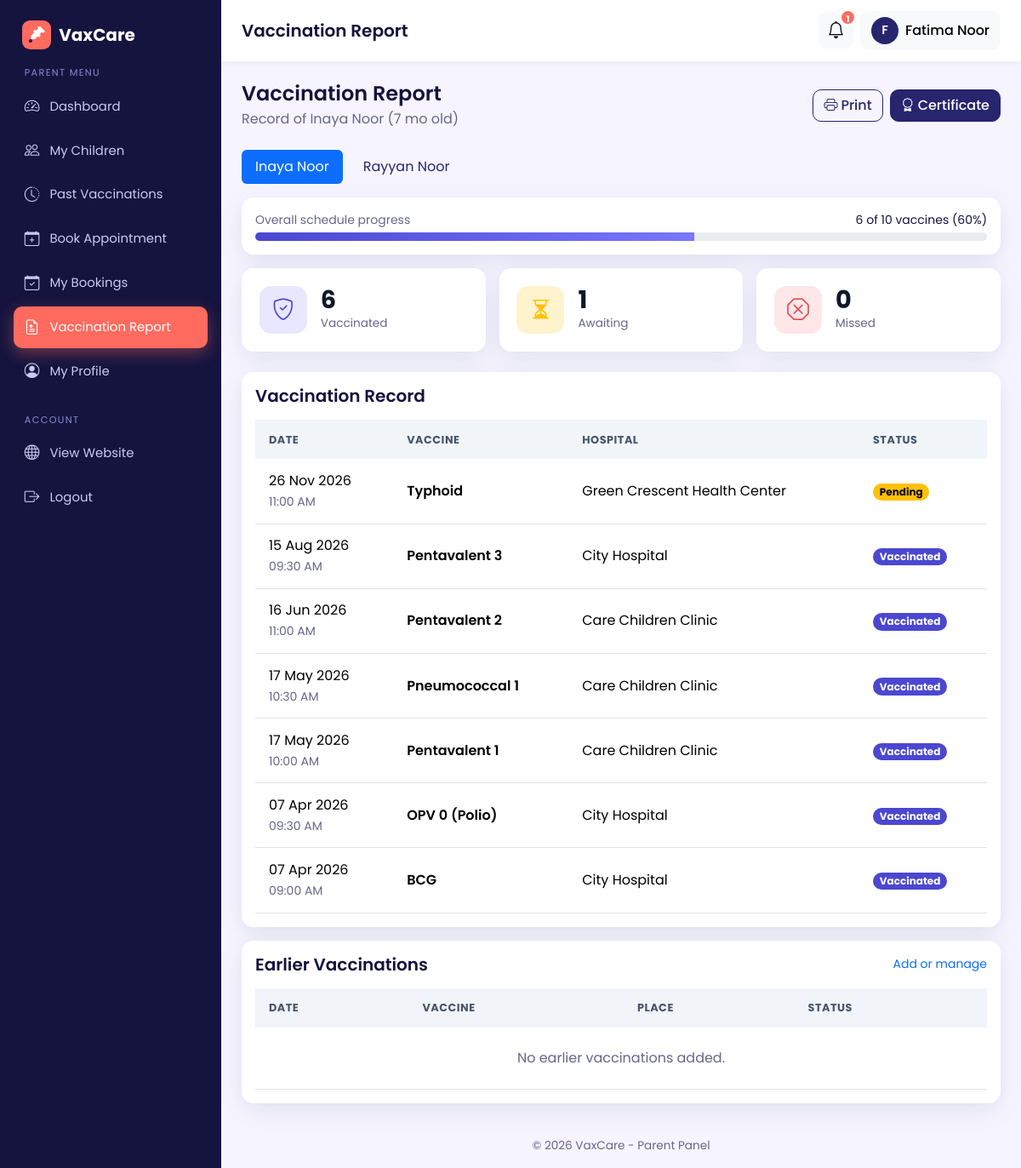
The app's page /parent/reports.php (signed in) with its own data.
### tables this page shows
CREATE TABLE children (
  id INT AUTO_INCREMENT PRIMARY KEY,
  parent_id INT NOT NULL,
  name VARCHAR(100) NOT NULL,
  dob DATE NOT NULL,
  gender ENUM('male','female') NOT NULL,
  blood_group VARCHAR(5),
  FOREIGN KEY (parent_id) REFERENCES users(id) ON DELETE CASCADE
);

CREATE TABLE bookings (
  id INT AUTO_INCREMENT PRIMARY KEY,
  child_id INT NOT NULL,
  parent_id INT NOT NULL,
  hospital_id INT NOT NULL,
  vaccine_id INT NOT NULL,
  appointment_date DATE NOT NULL,
  appointment_time TIME NOT NULL,
  approval_status ENUM('pending','approved','rejected') NOT NULL DEFAULT 'pending',
  vaccination_status ENUM('pending','vaccinated','not_vaccinated') NOT NULL DEFAULT 'pending',
  created_at TIMESTAMP DEFAULT CURRENT_TIMESTAMP,
  FOREIGN KEY (child_id)    REFERENCES children(id)  ON DELETE CASCADE,
  FOREIGN KEY (parent_id)   REFERENCES users(id)     ON DELETE CASCADE,
  FOREIGN KEY (hospital_id) REFERENCES hospitals(id) ON DELETE CASCADE,
  FOREIGN KEY (vaccine_id)  REFERENCES vaccines(id)  ON DELETE CASCADE
);

CREATE TABLE vaccines (
  id INT AUTO_INCREMENT PRIMARY KEY,
  vaccine_name VARCHAR(120) NOT NULL,
  description VARCHAR(255),
  recommended_age VARCHAR(50),               
  recommended_age_days INT NOT NULL DEFAULT 0,
  availability ENUM('available','unavailable') NOT NULL DEFAULT 'available'
);

CREATE TABLE hospitals (
  id INT AUTO_INCREMENT PRIMARY KEY,
  user_id INT NULL,                          
  hospital_name VARCHAR(150) NOT NULL,
  address VARCHAR(255) NOT NULL,
  location VARCHAR(100) NOT NULL,            
  phone VARCHAR(20),
  license_no VARCHAR(60) NULL,                       
  contact_email VARCHAR(120) NULL,                   
  latitude DECIMAL(10,7) NULL,                       
  longitude DECIMAL(10,7) NULL,
  invite_token VARCHAR(64) NULL,                     
  FOREIGN KEY (user_id) REFERENCES users(id) ON DELETE SET NULL,
  UNIQUE KEY uniq_invite (invite_token)
);

### includes/schedule.php (called while the page is built, shortened)
<?php
require_once __DIR__ . '/functions.php';
function days_until($date)
{
    $today = new DateTime('today');
    return (int)$today->diff(new DateTime($date))->format('%r%a');
}
function vaccine_schedule($dob, array $vaccines, array $bookings)
{
    $rank = ['vaccinated' => 3, 'pending' => 2, 'not_vaccinated' => 1];
    $best = [];
    foreach ($bookings as $b) {
        $vid   = $b['vaccine_id'];
        $score = $rank[$b['vaccination_status']] ?? 0;
        if (!isset($best[$vid]) || $score > ($rank[$best[$vid]['vaccination_status']] ?? 0)) {
            $best[$vid] = $b;
        }
    }
    $birth = new DateTime($dob);
    $rows  = [];
    foreach ($vaccines as $v) {
        $due       = (clone $birth)->modify('+' . (int)$v['recommended_age_days'] . ' days');
        $daysToDue = days_until($due->format('Y-m-d'));
        $b       = $best[$v['id']] ?? null;
        $bStatus = $b['vaccination_status'] ?? '';
        if ($bStatus === 'vaccinated')   { $status = 'done'; }
        elseif ($bStatus === 'pending')  { $status = 'booked'; }
        elseif ($daysToDue > 0)          { $status = 'upcoming'; }
        elseif ($daysToDue >= -30)       { $status = 'due'; }
        else                             { $status = 'overdue'; }
        $rows[] = [
            'vaccine'     => $v,
            'status'      => $status,
            'due_date'    => $due->format('Y-m-d'),
            'days_to_due' => $daysToDue,
            'booking'     => $b,
        ];
    }
    $order = ['overdue' => 0, 'due' => 1, 'booked' => 2, 'upcoming' => 3, 'done' => 4];
    usort($rows, function ($a, $b) use ($order) {
        return [$order[$a['status']], $a['due_date']] <=> [$order[$b['status']], $b['due_date']];
    });
    return $rows;
}

### parent/reports.php (the view, shortened to what this page needs)
<?php
require_once __DIR__ . '/../config/db.php';
require_once __DIR__ . '/../includes/schedule.php';
$parentId = (int)$_SESSION['user_id'];
$stmt = $pdo->prepare('SELECT * FROM children WHERE parent_id = ? ORDER BY dob DESC, id DESC');
$stmt->execute([$parentId]);
$children = $stmt->fetchAll();
$child   = null;
if (!$child && $children) {
    $child = $children[0];
}
$records = [];
$vaccinated = $awaiting = $missed = $done = $total = 0;
$pastList = [];
$verifiedPast = 0;
if ($child) {
    $stmt = $pdo->prepare(
        "SELECT b.appointment_date, b.appointment_time, b.vaccination_status, v.vaccine_name, h.hospital_name
         FROM bookings b
         JOIN vaccines  v ON v.id = b.vaccine_id
         JOIN hospitals h ON h.id = b.hospital_id
         WHERE b.child_id = ? AND b.approval_status = 'approved'
         ORDER BY b.appointment_date DESC, b.id DESC"
    );
    $stmt->execute([$child['id']]);
    $records = $stmt->fetchAll();
    foreach ($records as $r) {
        if ($r['vaccination_status'] === 'vaccinated')          { $vaccinated++; }
        elseif ($r['vaccination_status'] === 'not_vaccinated')  { $missed++; }
        else                                                    { $awaiting++; }
    }
    $stmt = $pdo->prepare(
        "SELECT child_id, vaccine_id, approval_status, vaccination_status, appointment_date
         FROM bookings WHERE child_id = ? AND approval_status <> 'rejected'"
    );
    $stmt->execute([$child['id']]);
    $vaccines = $pdo->query(
        'SELECT id, vaccine_name, recommended_age, recommended_age_days, availability FROM vaccines'
    )->fetchAll();
    $childBookings = $stmt->fetchAll();
    $rows  = vaccine_schedule($child['dob'], $vaccines, $childBookings);
    $total = count($rows);
    $done  = count(array_filter($rows, fn($r) => $r['status'] === 'done'));
    $stmt = $pdo->prepare(
        'SELECT p.given_date, p.place, p.status, v.vaccine_name
         FROM past_vaccinations p JOIN vaccines v ON v.id = p.vaccine_id
         WHERE p.child_id = ? ORDER BY p.given_date DESC'
    );
    $stmt->execute([$child['id']]);
    $pastList = $stmt->fetchAll();
}
$pct = $total ? (int)round($done * 100 / $total) : 0;
$hasData = (!empty($records) || !empty($pastList));
require_once __DIR__ . '/../includes/parent_header.php';
?>
<?php if (!$child): ?>
  <div class="card">
    <div class="card-body p-5 text-center">
      <div class="icon-box mx-auto mb-3"><i class="bi bi-person-hearts"></i></div>
      <h5>No children added yet</h5>
      <p class="text-muted mb-3">Add your child to see the vaccination report.</p>
      <a href="<?= BASE_URL ?>/parent/child_form.php" class="btn btn-primary">Add Child</a>
    </div>
  </div>
<?php else: ?>
  <div class="d-flex flex-wrap justify-content-between align-items-center gap-2 mb-4 no-print">
    <div>
      <h4 class="mb-1">Vaccination Report</h4>
      <p class="text-muted mb-0">Record of <?= e($child['name']) ?> (<?= e(child_age($child['dob'])) ?> old)</p>
    </div>
    <div class="d-flex gap-2">
      <button type="button" class="btn btn-outline-primary" data-print <?= $hasData ? '' : 'disabled title="Nothing to print yet"' ?>><i class="bi bi-printer me-1"></i>Print</button>
      <?php if ($vaccinated > 0 || $verifiedPast > 0): ?>
        <a href="<?= BASE_URL ?>/parent/certificate.php?child=<?= (int)$child['id'] ?>" target="_blank" class="btn btn-primary">
          <i class="bi bi-award me-1"></i>Certificate
        </a>
      <?php else: ?>
        <button class="btn btn-primary" disabled title="Available after the first completed vaccination">
          <i class="bi bi-award me-1"></i>Certificate
        </button>
      <?php endif; ?>
    </div>
  </div>
  <?php if (count($children) > 1): ?>
    <ul class="nav nav-pills mb-3 gap-2 no-print">
      <?php foreach ($children as $c): ?>
        <li class="nav-item">
          <a class="nav-link <?= (int)$c['id'] === (int)$child['id'] ? 'active' : '' ?>" href="?child=<?= (int)$c['id'] ?>"><?= e($c['name']) ?></a>
        </li>
      <?php endforeach; ?>
    </ul>
  <?php endif; ?>
  <div class="card mb-3">
    <div class="card-body">
      <div class="d-flex justify-content-between small mb-1">
        <span class="text-muted">Overall schedule progress</span><span><?= $done ?> of <?= $total ?> vaccines (<?= $pct ?>%)</span>
      </div>
      <div class="progress" style="height:10px;"><div class="progress-bar bg-success" style="width: <?= $pct ?>%"></div></div>
    </div>
  </div>
  <div class="row g-2 g-sm-3 mb-4 report-stats">
    <?php foreach ([['Vaccinated', $vaccinated, 'bi-shield-check', 'success'],
                    ['Awaiting', $awaiting, 'bi-hourglass-split', 'warning'],
                    ['Missed', $missed, 'bi-x-octagon', 'danger']] as [$label, $value, $icon, $color]): ?>
      <div class="col-4">
        <div class="card stat-card h-100">
          <div class="icon-box text-<?= $color ?>" style="background: var(--bs-<?= $color ?>-bg-subtle);"><i class="bi <?= $icon ?>"></i></div>
          <div>
            <div class="stat-number"><?= (int)$value ?></div>
            <div class="stat-label"><?= e($label) ?></div>
          </div>
        </div>
      </div>
    <?php endforeach; ?>
  </div>
  <div class="card">
    <div class="card-body">
      <h5 class="mb-3">Vaccination Record</h5>
      <div class="table-responsive">
        <table class="table table-hover table-stack mb-0">
          <thead><tr><th>Date</th><th>Vaccine</th><th>Hospital</th><th>Status</th></tr></thead>
          <tbody>
            <?php foreach ($records as $r): ?>
              <tr>
                <td data-label="Date">
                  <div><?= format_date($r['appointment_date']) ?></div>
                  <small class="text-muted"><?= date('h:i A', strtotime($r['appointment_time'])) ?></small>
                </td>
                <td data-label="Vaccine" class="fw-semibold"><?= e($r['vaccine_name']) ?></td>
                <td data-label="Hospital"><?= e($r['hospital_name']) ?></td>
                <td data-label="Status"><?= status_badge($r['vaccination_status']) ?></td>
              </tr>
            <?php endforeach; ?>
          </tbody>
        </table>
      </div>
    </div>
  </div>
  <div class="card mt-3">
    <div class="card-body">
      <div class="d-flex justify-content-between align-items-center mb-3">
        <h5 class="mb-0">Earlier Vaccinations</h5>
        <a href="<?= BASE_URL ?>/parent/past_vaccinations.php?child=<?= (int)$child['id'] ?>" class="small text-decoration-none no-print">Add or manage</a>
      </div>
      <div class="table-responsive">
        <table class="table table-hover table-stack mb-0">
          <thead><tr><th>Date</th><th>Vaccine</th><th>Place</th><th>Status</th></tr></thead>
          <tbody>
            <?php if (!$pastList): ?>
              <tr><td colspan="4" class="text-center text-muted py-4">No earlier vaccinations added.</td></tr>
            <?php endif; ?>
          </tbody>
        </table>
      </div>
    </div>
  </div>
<?php endif; ?>
<?php require_once __DIR__ . '/../includes/parent_footer.php'; ?>

### includes/functions.php (shortened to what this page needs)
<?php
function e($text)
{
    return htmlspecialchars((string)$text, ENT_QUOTES, 'UTF-8');
}
function format_date($date)
{
    return $date ? date('d M Y', strtotime($date)) : '-';
}
function status_badge($status)
{
    $map = [
        'pending'        => ['warning', 'Pending'],
        'approved'       => ['success', 'Approved'],
        'rejected'       => ['danger',  'Rejected'],
        'vaccinated'     => ['success', 'Vaccinated'],
        'not_vaccinated' => ['secondary', 'Not Vaccinated'],
        'available'      => ['success', 'Available'],
        'unavailable'    => ['danger',  'Unavailable'],
        'active'         => ['success', 'Active'],
        'disabled'       => ['danger',  'Disabled'],
        'verified'       => ['success', 'Verified'],
    ];
    [$color, $label] = $map[$status] ?? ['secondary', ucfirst($status)];
    return '<span class="badge rounded-pill text-bg-' . $color . '">' . $label . '</span>';
}
function asset($path)
{
    $path = ltrim($path, '/');
    $file = __DIR__ . '/../assets/' . $path;
    $version = file_exists($file) ? filemtime($file) : time();
    return BASE_URL . '/assets/' . $path . '?v=' . $version;
}
function child_age($dob)
{
    $diff = (new DateTime($dob))->diff(new DateTime('today'));
    if ($diff->m >= 1) return $diff->m . ' mo';
    return $diff->d . ' days';
}
function head_assets()
{
    echo '<link href="https://cdn.jsdelivr.net/npm/bootstrap@5.3.3/dist/css/bootstrap.min.css" rel="stylesheet">' . "\n  ";
    echo '<link href="https://cdn.jsdelivr.net/npm/bootstrap-icons@1.11.3/font/bootstrap-icons.css" rel="stylesheet">' . "\n  ";
    echo '<link href="' . asset('css/style.css') . '" rel="stylesheet">' . "\n";
}
function render_flash($flash)
{
    $types = [
        'success' => ['bi-check-circle-fill',         'Success'],
        'danger'  => ['bi-x-octagon-fill',            'Error'],
        'warning' => ['bi-exclamation-triangle-fill', 'Attention'],
        'info'    => ['bi-info-circle-fill',          'Info'],
    ];
    $type = isset($types[$flash['type']]) ? $flash['type'] : 'info';
    [$icon, $title] = $types[$type];
    $delays = ['success' => 1800, 'info' => 2200, 'warning' => 2800, 'danger' => 3200];
    $ms     = $delays[$type];
    return '<div class="toast-container toast-pos position-fixed end-0 p-3">'
         . '<div class="toast toast-vax toast-' . $type . '" role="alert" aria-live="assertive" aria-atomic="true" data-bs-delay="' . $ms . '" style="--dur:' . ($ms / 1000) . 's">'
         .   '<div class="d-flex align-items-start gap-3 p-3">'
         .     '<i class="bi ' . $icon . ' toast-ico"></i>'
         .     '<div class="flex-fill"><div class="fw-semibold">' . $title . '</div>'
         .     '<div class="small text-muted">' . e($flash['message']) . '</div></div>'
         .     '<button type="button" class="btn-close" data-bs-dismiss="toast" aria-label="Close"></button>'
         .   '</div>'
         .   '<div class="bar"></div>'
         . '</div></div>';
}

### records on screen
children: name "Inaya Noor", dob "7 mo"
children: name "Rayyan Noor"
bookings: appointment_date "26 Nov 2026", appointment_time "11:00 AM", vaccine.vaccine_name "Typhoid", hospital.hospital_name "Green Crescent Health Center", label "Pending"
bookings: appointment_date "15 Aug 2026", appointment_time "09:30 AM", vaccine.vaccine_name "Pentavalent 3", hospital.hospital_name "City Hospital", label "Vaccinated"
bookings: appointment_date "16 Jun 2026", appointment_time "11:00 AM", vaccine.vaccine_name "Pentavalent 2", hospital.hospital_name "Care Children Clinic", label "Vaccinated"
bookings: appointment_date "17 May 2026", appointment_time "10:30 AM", vaccine.vaccine_name "Pneumococcal 1", hospital.hospital_name "Care Children Clinic", label "Vaccinated"
bookings: appointment_date "17 May 2026", appointment_time "10:00 AM", vaccine.vaccine_name "Pentavalent 1", hospital.hospital_name "Care Children Clinic", label "Vaccinated"
bookings: appointment_date "07 Apr 2026", appointment_time "09:30 AM", vaccine.vaccine_name "OPV 0 (Polio)", hospital.hospital_name "City Hospital", label "Vaccinated"
bookings: appointment_date "07 Apr 2026", appointment_time "09:00 AM", vaccine.vaccine_name "BCG", hospital.hospital_name "City Hospital", label "Vaccinated"

### other values on screen
APP_NAME "VaxCare"
$label "Dashboard"
$label "My Children"
$label "Past Vaccinations"
$label "Book Appointment"
$label "My Bookings"
$label "Vaccination Report"
$label "My Profile"
$pageTitle "Vaccination Report"
$notifCount "1"
mb_strtoupper(mb_substr($_SESSION['name'] ?? 'P', 0, 1)) "F"
$_SESSION['name'] "Fatima Noor"
$done "6"
$total "10"
$pct "60"
